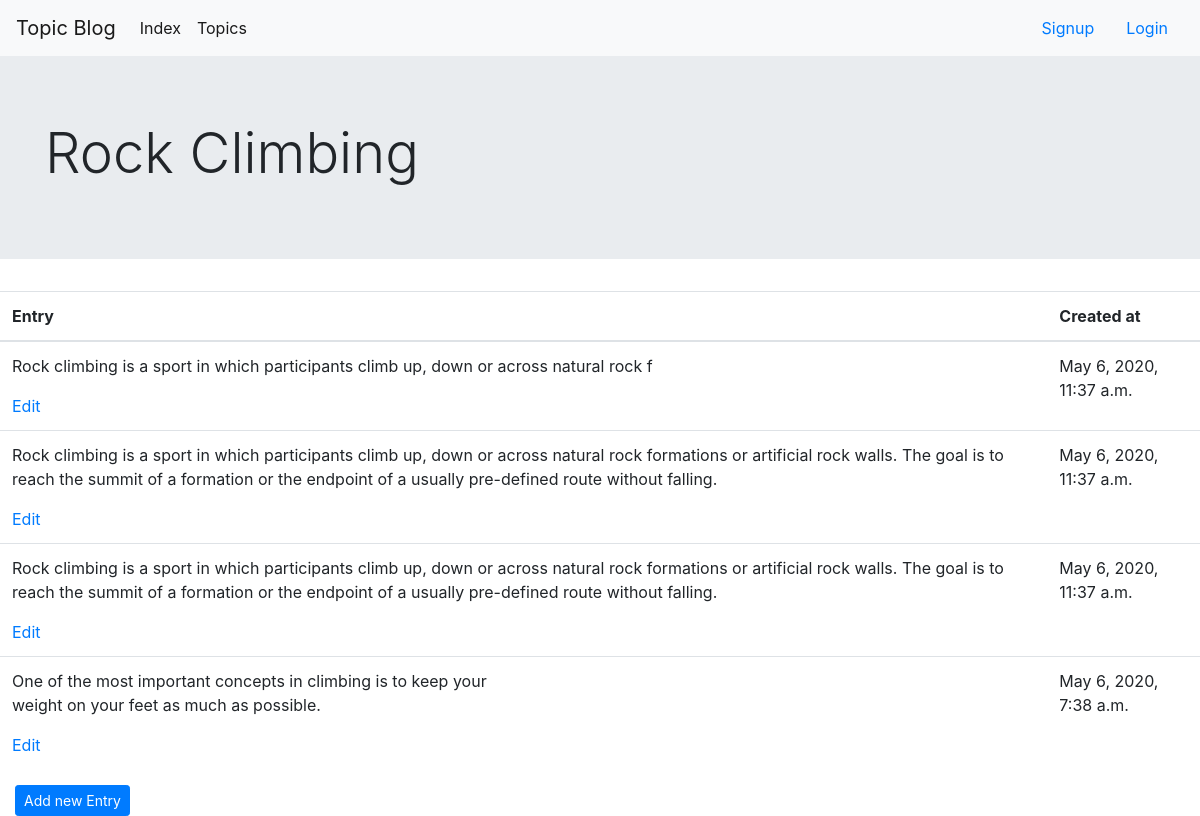
The app's page /topics/2/ with its own data.
### topicApp/models.py (models this page shows, shortened)
class Topic(models.Model):
    text = models.CharField(max_length=100)
    date_added = models.DateTimeField(auto_now_add=True)
    def __str__(self):
        return self.text

class Entry(models.Model):
    topic = models.ForeignKey(Topic, on_delete=models.CASCADE)
    text = models.TextField()
    date_added = models.DateTimeField(auto_now_add=True)
    class Meta:
        verbose_name_plural = 'Entries'

### topicApp/views.py (the view)
# urls.py: url(r'^topics/(?P<topic_id>\d+)/$', views.topic, name='topic'),
def topic(request, topic_id):
    topic = Topic.objects.get(id=topic_id)
    entries = topic.entry_set.order_by('-date_added')
    return render(request, 'topicApp/topic.html', {'topic': topic, 'entries': entries})

### templates/topicApp/topic.html (shortened to what this page needs)
{% extends 'topicApp/base.html' %}
{% block bodyBlock %}
         <div class="jumbotron jumbotron-fluid">
            <div class="container">
                <h1 class="display-4">{{ topic }}</h1>
            </div>
        </div>
        <table class="table">
            <thead>
                <tr>
                    <th scope="col">Entry</th>
                    <th scope="col">Created at</th>
                </tr>
            </thead>
            <tbody>
                {% for entry in entries %}
                <tr>
                    <td>{{ entry.text| linebreaks}}<a href="{% url 'edit_entry' entry.id %}"> Edit </a>  </td>
                    <td>{{ entry.date_added}} </td>
                </tr>
                {% endfor %}
            </tbody>
        </table>
     <div  class="container-fluid">
            <a href='{% url 'new_entry' topic.id %}'><button type="button" class="btn btn-primary btn-sm"> Add new Entry</button></a>
    </div>
{% endblock %}

### records on screen
Topic: text "Rock Climbing"
Entry: text "Rock climbing is a sport in which participants climb up, down or across natural rock f", date_added "May 6, 2020, 11:37 a.m."
Entry: text "Rock climbing is a sport in which participants climb up, down or across natural rock formations or artificial rock walls. The goal is to reach the summit of a formation or the endpoint of a usually pre-defined route without falling.", date_added "May 6, 2020, 11:37 a.m."
Entry: text "Rock climbing is a sport in which participants climb up, down or across natural rock formations or artificial rock walls. The goal is to reach the summit of a formation or the endpoint of a usually pre-defined route without falling.", date_added "May 6, 2020, 11:37 a.m."
Entry: text "One of the most important concepts in climbing is to keep your weight on your feet as much as possible.", date_added "May 6, 2020, 7:38 a.m."
